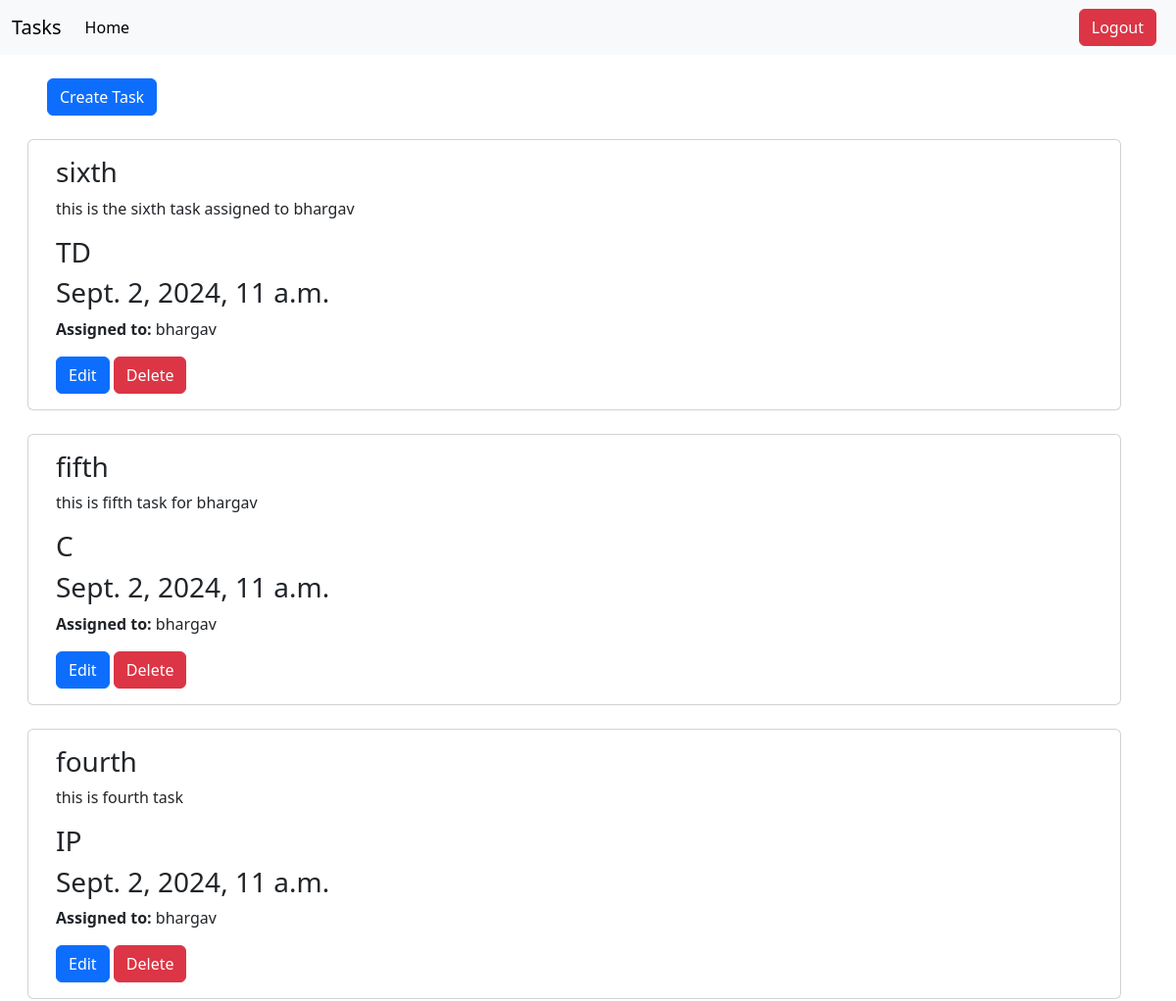
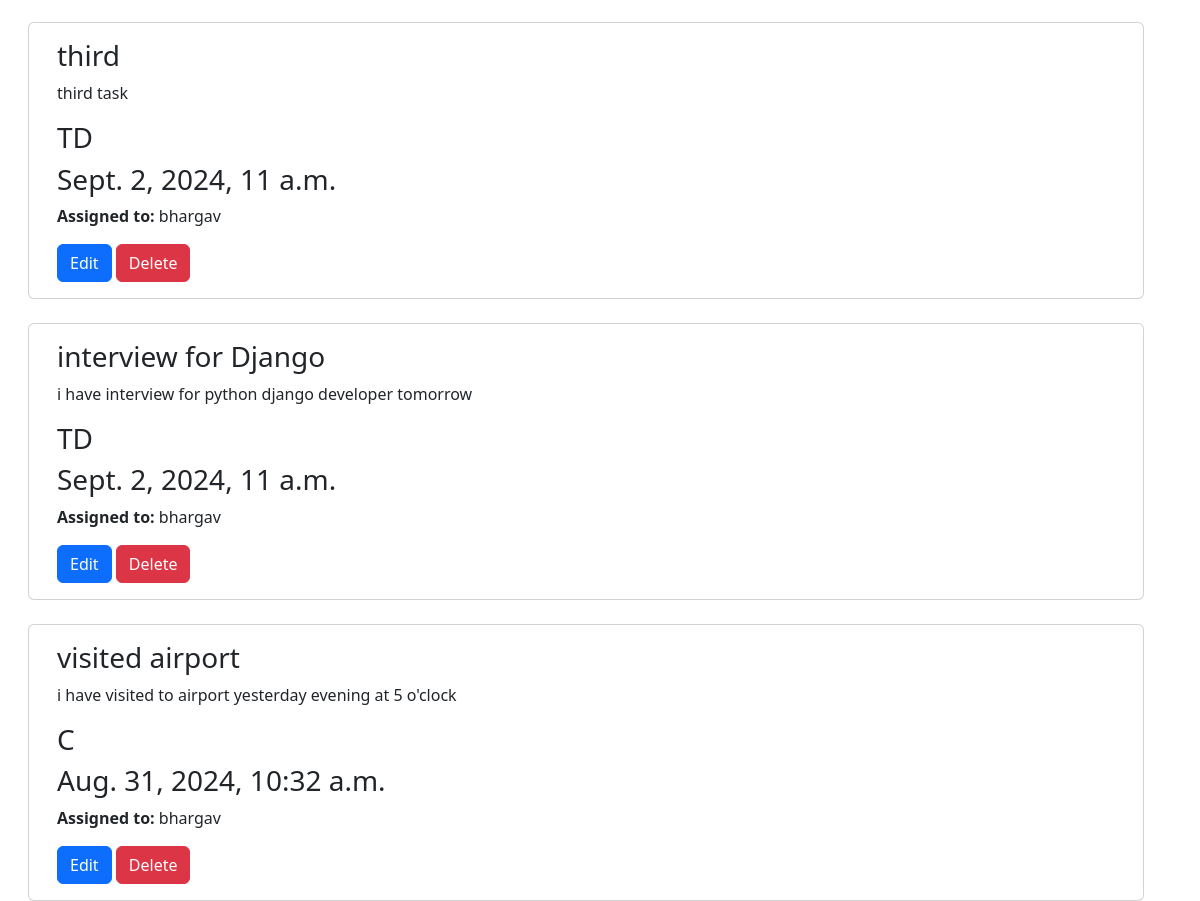
The app's page /task/ (signed in) with its own data (2 pictures, top to bottom).
### TaskManagementSystem/models.py (models this page shows, shortened)
class Task(models.Model):
    STATUS_CHOICES = [
        ('TD', 'To Do'),
        ('IP', 'In Progress'),
        ('C', 'Completed'),
    ]
    user = models.ForeignKey(User, on_delete=models.CASCADE)
    title = models.CharField(max_length=100)
    description = models.CharField(max_length=250)
    status = models.CharField(max_length=2, choices=STATUS_CHOICES, default='TD')
    due_date = models.DateTimeField()
    created_at = models.DateTimeField(auto_now_add=True)
    updated_at = models.DateTimeField(auto_now=True)

### TaskManagementSystem/views.py (the view)
# urls.py: path('', views.task_list, name='task_list'),
@login_required
def task_list(request):
    tasks = Task.objects.filter(user=request.user).order_by('-created_at')
    return render(request, 'task_list.html', {'tasks': tasks})

### TaskManagementSystem/templates/task_list.html (shortened to what this page needs)
{% extends "layout.html" %}
{% block content %}
<a class="btn btn-primary mx-5 my-4" href="{% url 'task_create' %}">Create Task</a>
<div class="container row gap-4" style="margin-left: 1rem;">
    {% for task in tasks %}
    <div class="card">
        <div class="card-body">
            <h3 class="card-title">{{ task.title }}</h3>
            <p class="card-text">{{ task.description }}</p>
            <h3 class="card-text">{{ task.status }}</h3>
            <h3 class="card-text">{{ task.due_date }}</h3>
            <p class="card-text"><strong>Assigned to:</strong> {{ task.user.username }}</p>
            <a href="{% url 'task_edit' task.id %}" class="btn btn-primary">Edit</a>
            <a href="{% url 'task_delete' task.id %}" class="btn btn-danger">Delete</a>
        </div>
    </div>
    {% endfor %}
</div>
{% endblock %}

### templates/layout.html (shortened to what this page needs)
{% load static %}
<!DOCTYPE html>
<html lang="en">
<head>
    <link href="https://cdn.jsdelivr.net/npm/bootstrap@5.3.3/dist/css/bootstrap.min.css" rel="stylesheet">
</head>
<body class="bg">
    <nav class="navbar navbar-expand-lg bg-body-tertiary">
        <div class="container-fluid">
          <a class="navbar-brand" href="#">Tasks</a>
          <div class="collapse navbar-collapse" id="navbarSupportedContent">
            <ul class="navbar-nav me-auto mb-2 mb-lg-0">
              <li class="nav-item">
                <a href="{% url 'task_list' %}" class="nav-link active" aria-current="page" href="#">Home</a>
              </li>
            </ul>
            {% if user.is_authenticated %}
            <form method="post" action="{% url 'logout' %}">
                <button type="submit" class="btn btn-danger mx-2">Logout</button>
            </form>
            {% else %}
            <a href="{% url 'register' %}" class="btn btn-success mx-2" >Register</a>
            <a href="{% url 'login' %}" class="btn btn-success mx-2" >Login</a>
            {% endif %}
          </div>
        </div>
      </nav>
      {% block content %}
      {% endblock %}
</body>
</html>

### records on screen
Task: title "sixth", description "this is the sixth task assigned to bhargav", status "TD", due_date "Sept. 2, 2024, 11 a.m.", user.username "bhargav"
Task: title "fifth", description "this is fifth task for bhargav", status "C", due_date "Sept. 2, 2024, 11 a.m.", user.username "bhargav"
Task: title "fourth", description "this is fourth task", status "IP", due_date "Sept. 2, 2024, 11 a.m.", user.username "bhargav"
Task: title "third", description "third task", status "TD", due_date "Sept. 2, 2024, 11 a.m.", user.username "bhargav"
Task: title "interview for Django", description "i have interview for python django developer tomorrow", status "TD", due_date "Sept. 2, 2024, 11 a.m.", user.username "bhargav"
Task: title "visited airport", description "i have visited to airport yesterday evening at 5 o'clock", status "C", due_date "Aug. 31, 2024, 10:32 a.m.", user.username "bhargav"
